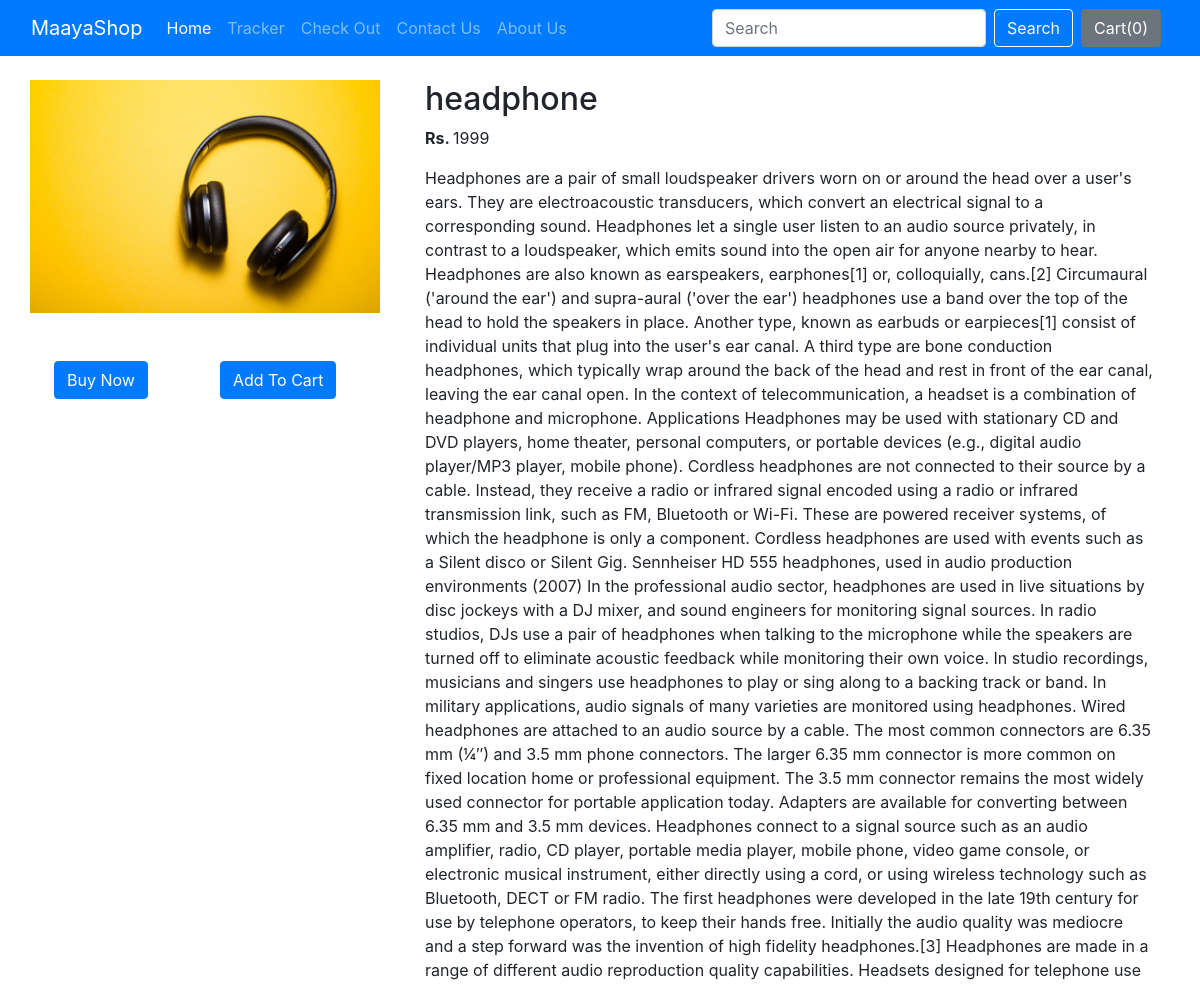
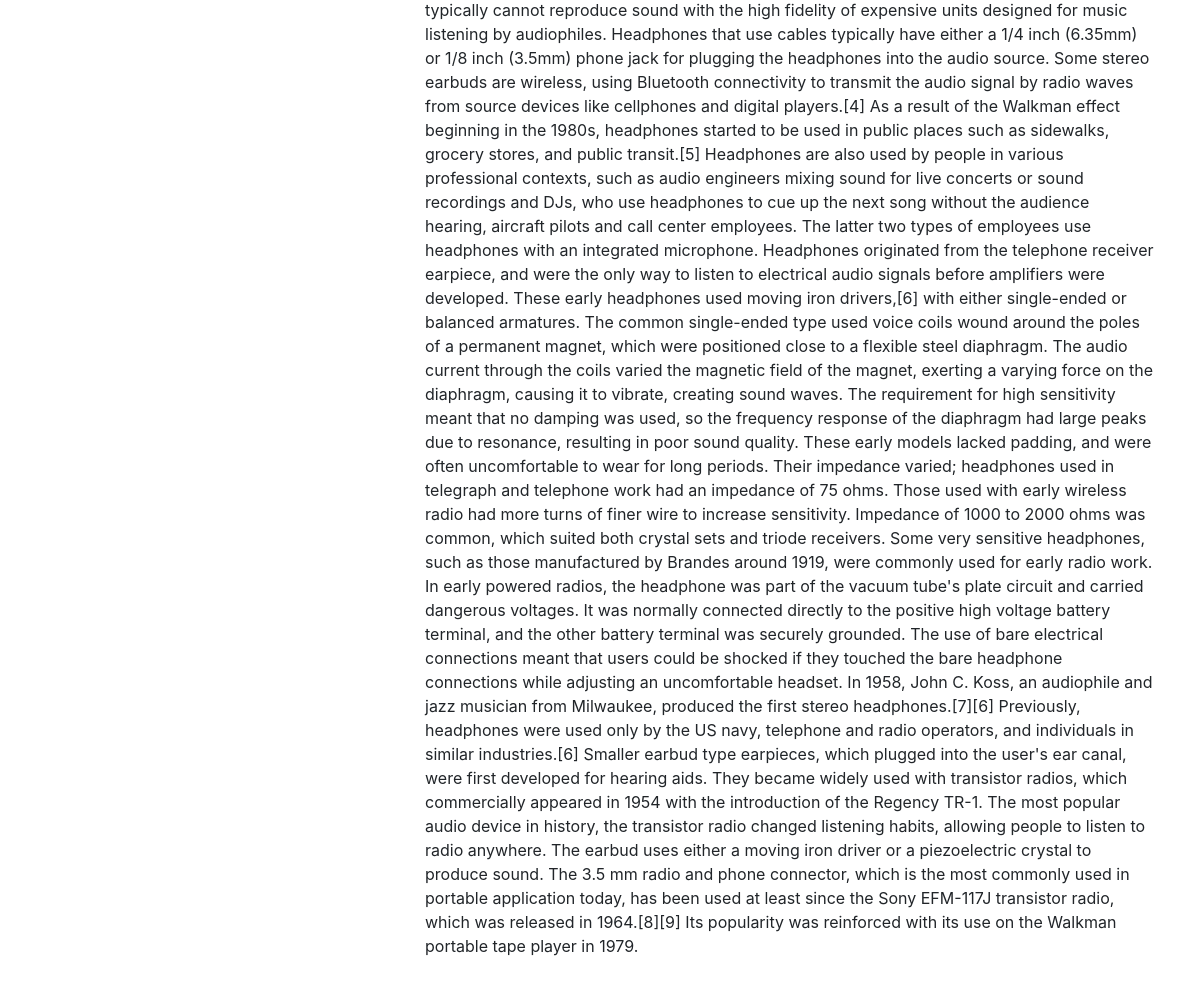
Page /shop/productview/18 on the committed database (2 pictures, top to bottom).
### shop/models.py (models this page shows, shortened)
class Product(models.Model):
    product_id = models.AutoField
    product_name = models.CharField(max_length=200)
    category = models.CharField(max_length=50, default="")
    subcategory = models.CharField(max_length=50, default="")
    product_desc = models.TextField(max_length=10000)
    product_price = models.IntegerField(default=0)
    product_image = models.ImageField(upload_to="shop/images", default="")
    publish_date = models.DateField()

### shop/views.py (the view)
# urls.py: path('productview/<int:pid>', views.productview, name="ProductView"),
def productview(request, pid):
    product = Product.objects.filter(id=pid)
    return render(request, 'shop/productview.html', {'product': product[0]})

### shop/templates/shop/productview.html (shortened to what this page needs)
{% extends 'shop/basic.html' %}
{% block body %}
<div class="container my-4">
    <div class="row">
        <div class="col-md-4">
            <div class="row">
                <img src="/media/{{product.product_image}}" height="auto" width="350px">
            </div>
            <div class="row my-5">
                <button class="btn btn-primary mx-4">Buy Now</button>
                <button class="btn btn-primary mx-5">Add To Cart</button>
            </div>
        </div>
        <div class="col-md-8">
            <h2>{{product.product_name}}</h2>
            <p><b>Rs. </b>{{product.product_price}}</p>
            <p>{{product.product_desc}}</p>
        </div>
    </div>
</div>
{% endblock %}

### rows in the picture
Product: product_image (picture), product_name "headphone", product_price "1999", product_desc "Headphones are a pair of small loudspeaker drivers worn on or around the head over a user's ears. They are electroacoustic transducers, which convert an electrical signal to a corresponding sound. Headphones let a single user listen to an audio source privately, in contrast to a loudspeaker, which emits sound into the open air for anyone nearby to hear. Headphones are also known as earspeakers, earphones[1] or, colloquially, cans.[2] Circumaural ('around the ear') and supra-aural ('over the ear') headphones use a band over the top of the head to hold the speakers in place. Another type, known as earbuds or earpieces[1] consist of individual units that plug into the user's ear canal. A third…"
